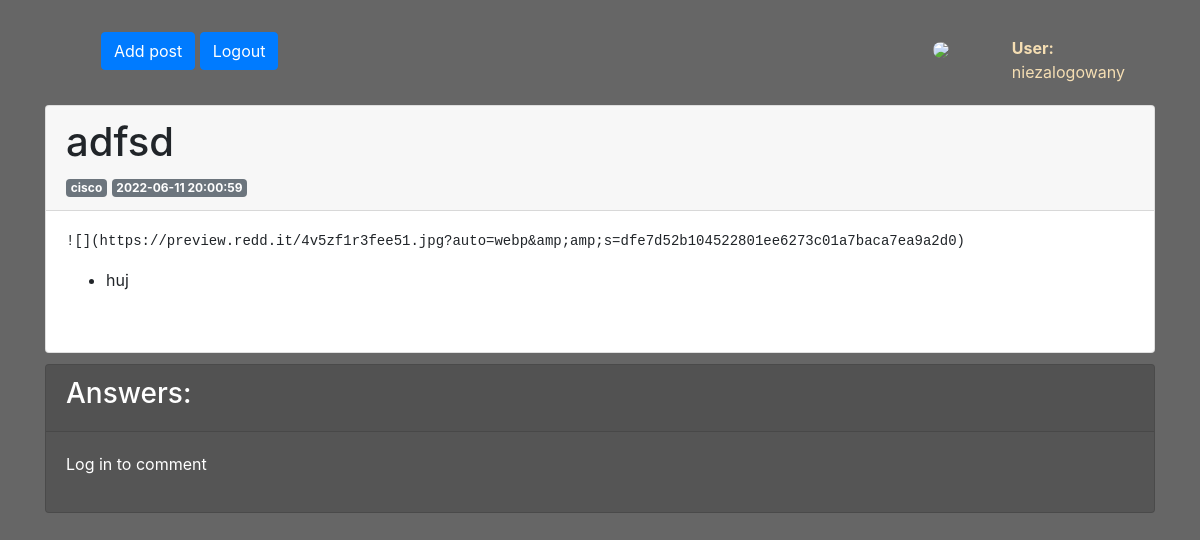
Screenshot of /post/2 with the database file from the repository.
### base.py (models this page shows)
class Post(db.Model):
     id=db.Column(db.Integer, primary_key=True)
     title = db.Column(db.String)
     content = db.Column(db.String)
     autorid=db.Column(db.Integer, db.ForeignKey(Urzyszkodnik.id))
     create_date=db.Column(db.DateTime(timezone=False), server_default=db.func.now())
     section = db.Column(db.Integer(), db.ForeignKey('section.id'))

class Urzyszkodnik(db.Model):
     id = db.Column(db.Integer, primary_key=True)
     name = db.Column(db.String, unique=True)
     password = db.Column(db.String, nullable=False)
     rola = db.Column(db.Integer, db.ForeignKey('rank.id'))
     def __init__ (self, name='', password='', rola=1):
          self.name = name
          self.password = password
          self.rola = rola

### app.py (the view)
@app.route("/post/<postid>", methods=["POST", "GET"])
def post(postid):
     if request.method == "GET":
          autors = []
          postt=session.query(Post).filter(Post.id == postid).first()
          try:
               autor=session.query(Urzyszkodnik).filter(Urzyszkodnik.id==postt.autorid).first().name
          except:
               autor="Autor nie dostępny/usunięty"
          try:
               flasksession["user_id"]
               zalogowany=True
          except:
               zalogowany=False
          komentarze=session.query(Comment).filter(Comment.postid == postid).all()
          postmanagment = sprawdzenierangi("postmanagment")
          for i in komentarze:
               autors.append(session.query(Urzyszkodnik).filter(Urzyszkodnik.id == i.autorid).first().name)
          return(render_template("posts/post.html",
               autors=autors,
               ilosckomentarzy=len(komentarze),
               postmanagment=postmanagment,
               post=postt,
               zalogowany=zalogowany,
               section="",
               autor=autor,
               komentarze=komentarze
          ))
     elif request.method == "POST":
          autorid = flasksession["user_id"]
          komentarz = request.form["komentarz"]
          session.add(Comment(postid, autorid, komentarz))
          session.commit()
          return redirect(request.url)

### app.py (called while the page is built)
@app.context_processor
def inject_dict_for_all_templates():
     try:
          user = session.query(Urzyszkodnik).filter(Urzyszkodnik.id==flasksession['user_id']).first()
          return dict(user = user, len=len, range=range)
     except:
          user = Urzyszkodnik('niezalogowany','',1)
          return dict(user = user, len=len, range=range)

def sprawdzenierangi(uprawnienie):
     permited=False
     try:
          user=session.query(Urzyszkodnik).filter(Urzyszkodnik.id == flasksession["user_id"]).first().rola
          permissions = session.query(Rank).filter(Rank.id == user).first()
          permited=getattr(permissions, str(uprawnienie))
     except:
          None
     return(permited)

### templates/posts/post.html (shortened to what this page needs)
{% extends 'base.html' %}
{% block content %}
<div class="row">
  <div class="col-12">
<div class="card">
  <div class="card-header">
    <h1>{{post.title}}</h1>
    <div class="badge badge-secondary">{{autor}}</div>
    <div class="badge badge-secondary">{{post.create_date}}</div>
  </div>
  <div class="card-body">
    <br>
      </div>
    </div>
    </div>
    <div class="col-12">
    <div class="card" style="color:white ; margin-top: 1%; background-color: #555;">
      <div class="card-header" style="color:white ;"><h3>Answers:</h3></div>
      <div class="card-body">
        {% if zalogowany %}
          <p>
        <button class="btn btn-primary" type="button" data-toggle="collapse" data-target="#collapseExample" aria-expanded="false" aria-controls="collapseExample">
          dodaj komentarz
        </button>
      </p>
      <div class="collapse" id="collapseExample" style="margin: 1%">
        <div class="card card-body">
      <form method="POST">
        <textarea name="komentarz" class="w-100"></textarea>
        <button action="submit" class="btn-primary btn">
          dodaj
        </button>
      </form>
        </div>
        {% else %}
        <p>Log in to comment</p>
        {% endif %}
      </div>
      </div>
    </div>
  </div>
</div>
{% endblock %}

### static/style.css (style rules this page uses)
.row { margin-top: 1%; }
body { background-color: #666; }

### rows the page displays
Post: title "adfsd", create_date "2022-06-11 20:00:59", content "![](https://preview.redd.it/4v5zf1r3fee51.jpg?auto=webp&amp;amp;s=dfe7d52b104522801ee6273c01a7baca7ea9a2d0) huj"
Urzyszkodnik: name "cisco"

### other values shown
{{ user.name }} "niezalogowany"
